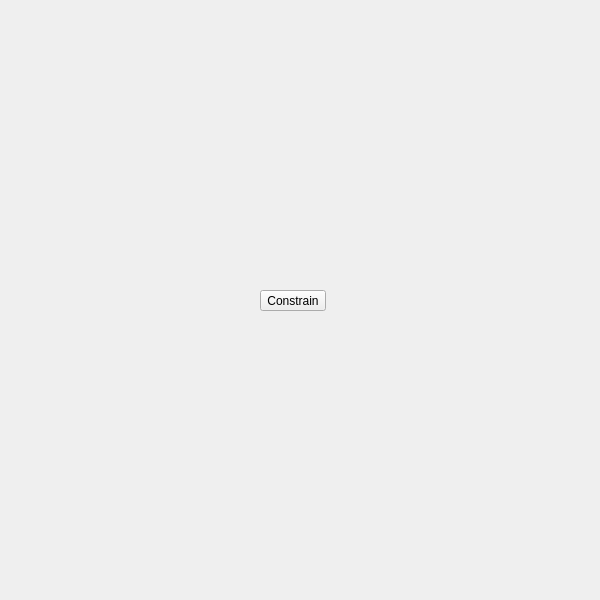
<?xml version="1.0" encoding="UTF-8"?>
<ui version="4.0">
 <class>QtUi</class>
 <widget class="QMainWindow" name="QtUi">
  <property name="enabled">
   <bool>true</bool>
  </property>
  <property name="geometry">
   <rect>
    <x>0</x>
    <y>0</y>
    <width>600</width>
    <height>600</height>
   </rect>
  </property>
  <property name="sizePolicy">
   <sizepolicy hsizetype="Ignored" vsizetype="Ignored">
    <horstretch>0</horstretch>
    <verstretch>0</verstretch>
   </sizepolicy>
  </property>
  <property name="minimumSize">
   <size>
    <width>0</width>
    <height>0</height>
   </size>
  </property>
  <property name="maximumSize">
   <size>
    <width>600</width>
    <height>600</height>
   </size>
  </property>
  <property name="toolButtonStyle">
   <enum>Qt::ToolButtonIconOnly</enum>
  </property>
  <property name="tabShape">
   <enum>QTabWidget::Triangular</enum>
  </property>
  <property name="dockNestingEnabled">
   <bool>true</bool>
  </property>
  <property name="dockOptions">
   <set>QMainWindow::AllowNestedDocks|QMainWindow::AllowTabbedDocks|QMainWindow::AnimatedDocks|QMainWindow::ForceTabbedDocks</set>
  </property>
  <widget class="QWidget" name="widget">
   <property name="sizePolicy">
    <sizepolicy hsizetype="Ignored" vsizetype="Ignored">
     <horstretch>0</horstretch>
     <verstretch>0</verstretch>
    </sizepolicy>
   </property>
   <widget class="QPushButton" name="i026">
    <property name="geometry">
     <rect>
      <x>260</x>
      <y>290</y>
      <width>66</width>
      <height>21</height>
     </rect>
    </property>
    <property name="minimumSize">
     <size>
      <width>0</width>
      <height>21</height>
     </size>
    </property>
    <property name="maximumSize">
     <size>
      <width>66</width>
      <height>21</height>
     </size>
    </property>
    <property name="accessibleName">
     <string>constrain</string>
    </property>
    <property name="text">
     <string>Constrain</string>
    </property>
   </widget>
  </widget>
 </widget>
 <resources/>
 <connections/>
 <designerdata>
  <property name="gridDeltaX">
   <number>5</number>
  </property>
  <property name="gridDeltaY">
   <number>10</number>
  </property>
  <property name="gridSnapX">
   <bool>true</bool>
  </property>
  <property name="gridSnapY">
   <bool>true</bool>
  </property>
  <property name="gridVisible">
   <bool>true</bool>
  </property>
 </designerdata>
</ui>
